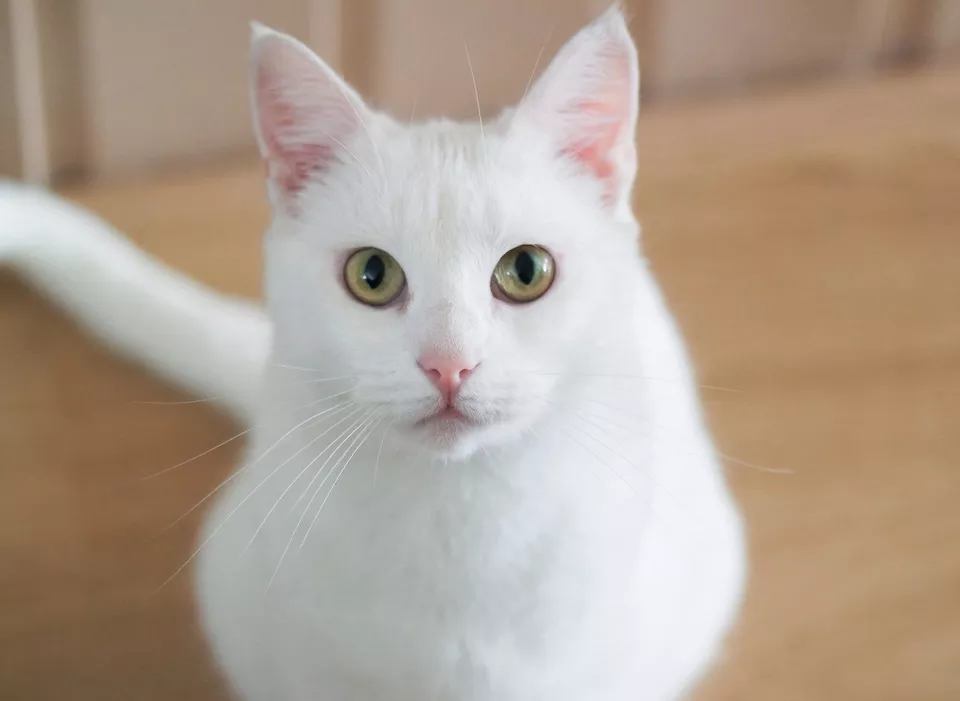
#> input picture opencv/detecting-cats-haarcascade-opencv/images/cat.jpg, 960 x 701 px
$ python cat_detector.py --image images/cat.jpg
#> lines starting #> are read from the running program, lines starting #| are printed output that depends on the picture; after the words box and inside, x2 and y2 are one past the last pixel; in counts of white or black regions, pixels touching at a corner belong together
# https://www.pyimagesearch.com/2016/06/20/detecting-cats-in-images-with-opencv/

import argparse
import cv2
import matplotlib.pyplot as plt

# construct the argument parse and parse the arguments
ap = argparse.ArgumentParser()
ap.add_argument("-i", "--image", required=True,
	help="path to the input image")
ap.add_argument("-c", "--cascade",
	default="haarcascade_frontalcatface.xml",
	help="path to cat detector haar cascade")
args = vars(ap.parse_args())

# load file from disk and convert to gray scale
image = cv2.imread(args["image"])
#> image is the input picture: shape (701, 960, 3); mean B, G, R 146.9, 161.6, 177.8
gray = cv2.cvtColor(image, cv2.COLOR_BGR2GRAY)
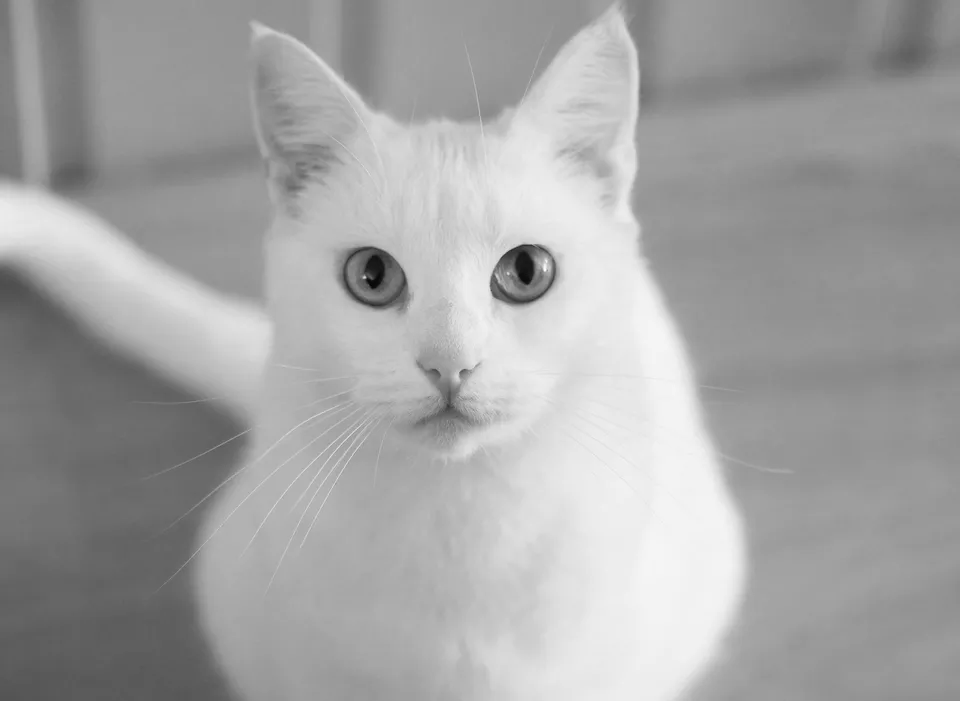
#> gray: shape (701, 960); min 2, max 253, mean 164.7

# load the cat detector Haar cascade and then detect cat faces
detector = cv2.CascadeClassifier(args["cascade"])
rects = detector.detectMultiScale(gray, scaleFactor=1.1, minNeighbors=10, minSize=(25, 25))
#> rects = [[268, 124, 361, 361]]

# loop over the cat faces and draw a rectangle surrounding each
for (i, (x, y, w, h)) in enumerate(rects):
    cv2.rectangle(image, (x, y), (x + w, y + h), (0, 0, 255), 4)
    cv2.putText(image, "Cat #{}".format(i+1), (x, y - 10),
        cv2.FONT_HERSHEY_SIMPLEX, 0.55, (0, 0, 255), 2)
#> this loop made 1 pass
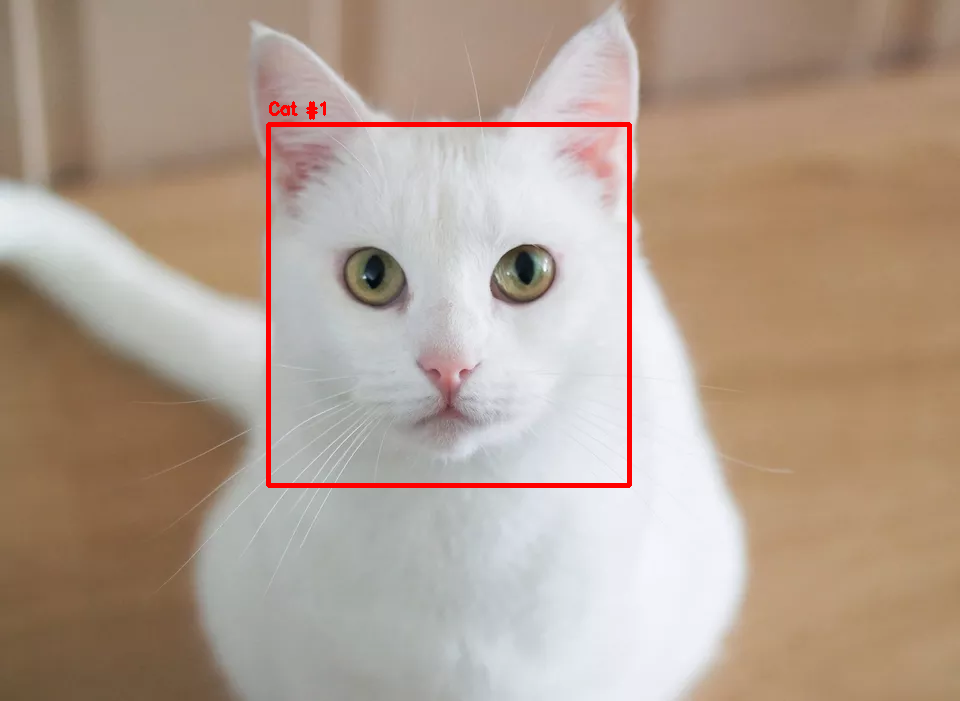
#> image: shape (701, 960, 3); 1.13% of pixels changed, all inside (x1, y1, x2, y2) = (266, 101, 632, 488)

output = cv2.cvtColor(image, cv2.COLOR_BGR2RGB)

plt.title("Cat faces")
plt.imshow(output)
plt.show()
